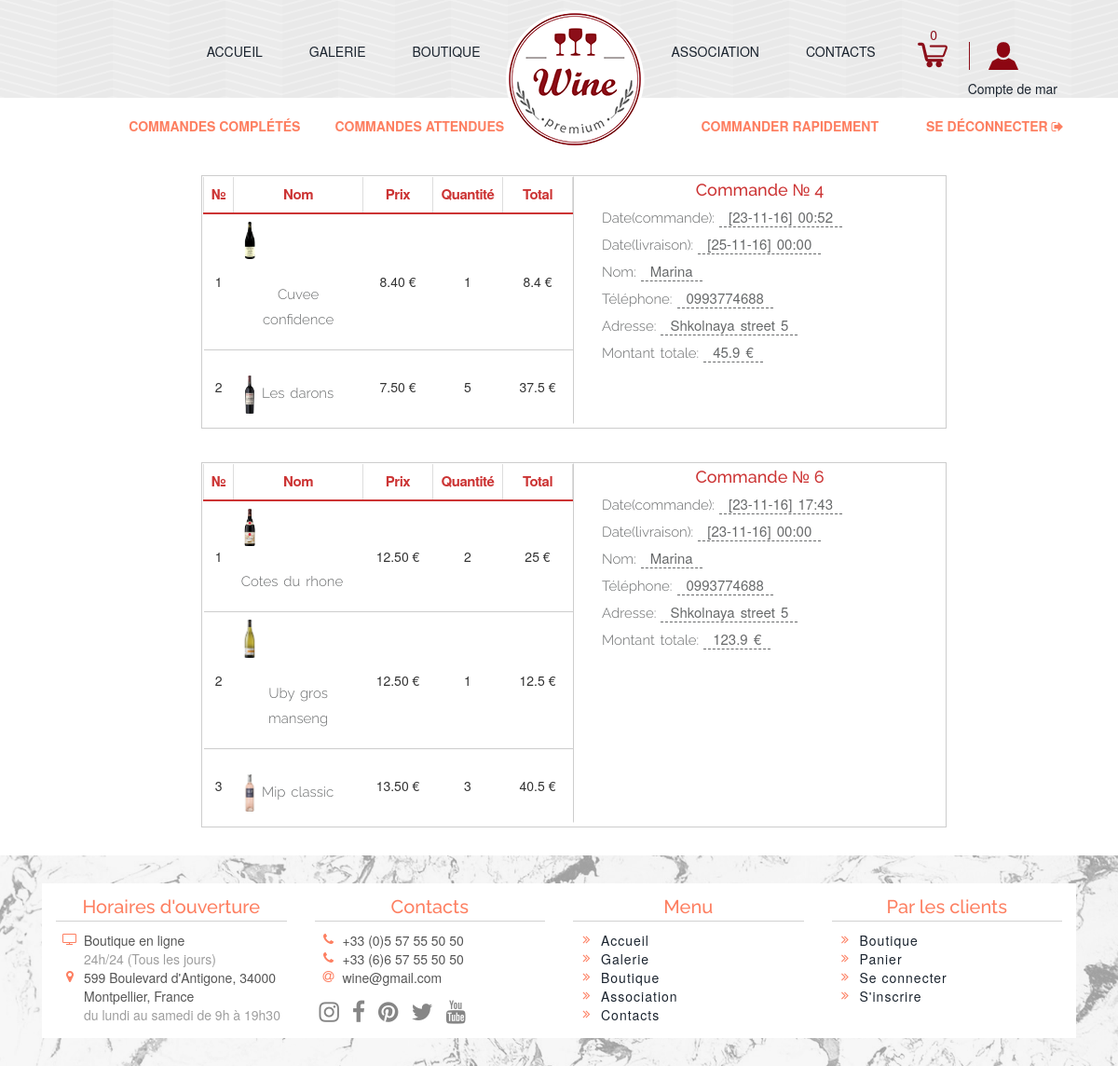
Page /account.php?action=show_orders&status=0 (signed in) on the committed database.
### tables this page shows
CREATE TABLE IF NOT EXISTS `orders` (
  `id_order` int(4) NOT NULL AUTO_INCREMENT,
  `id_client` int(4) NOT NULL,
  `date_create` date NOT NULL,
  `time_create` time NOT NULL,
  `date_delivery` date NOT NULL,
  `time_delivery` time DEFAULT NULL,
  `suggestions` text,
  `status` tinyint(1) NOT NULL DEFAULT '0',
  PRIMARY KEY (`id_order`),
  KEY `fk_client_id` (`id_client`)
);

CREATE TABLE IF NOT EXISTS `cart_items` (
  `id_item` int(4) NOT NULL AUTO_INCREMENT,
  `id_order` int(4) NOT NULL,
  `id_wine` int(4) NOT NULL,
  `quantity` int(4) NOT NULL,
  PRIMARY KEY (`id_item`),
  KEY `fk_wine_id` (`id_wine`),
  KEY `fk_order_id` (`id_order`)
);

CREATE TABLE IF NOT EXISTS `wines` (
  `id_wine` int(4) NOT NULL AUTO_INCREMENT,
  `name` varchar(50) NOT NULL,
  `price` decimal(5,2) NOT NULL,
  `id_type` int(4) NOT NULL,
  `id_color` int(4) NOT NULL,
  `id_country` int(4) NOT NULL,
  `id_size` int(4) NOT NULL,
  `date` int(4) NOT NULL,
  `image` varchar(50) NOT NULL,
  PRIMARY KEY (`id_wine`),
  KEY `fk_id_color` (`id_color`),
  KEY `fk_id_country` (`id_country`),
  KEY `fk_id_size` (`id_size`),
  KEY `fk_id_type` (`id_type`)
);

CREATE TABLE IF NOT EXISTS `clients` (
  `id_client` int(4) NOT NULL AUTO_INCREMENT,
  `name` varchar(50) NOT NULL,
  `phone` varchar(50) NOT NULL,
  `email` varchar(50) DEFAULT NULL,
  `address` varchar(50) DEFAULT NULL,
  `id_user` int(4) DEFAULT NULL,
  PRIMARY KEY (`id_client`),
  KEY `fk_id_user` (`id_user`)
);

### includes/functions.inc.php (called while the page is built, shortened)
<?php
include('includes/connect.inc.php');
$connect = new PDO("mysql:host=$host; dbname=$dbname", $login, $password);
if(!empty($_GET["action"])) {
    switch($_GET["action"]) {
        case "show_orders":
            return showOrders($connect);
        break;
    }
}
function resultArray($result) {
    $res_array = array();
    $count = 0;
    while($row = $result->fetch(PDO::FETCH_NUM)) {
        $res_array[$count] = $row;
        $count++;
    }
    return $res_array;
}
function getClient($connect) {
    $query = 'SELECT c.id_client id_client, c.name name, c.phone phone, c.address address FROM clients c '
        .'LEFT JOIN users u ON c.id_user = u.id_user WHERE u.username = "'.$_SESSION["username"].'"';
    $result = $connect->query($query);
    while($row = $result->fetch(PDO::FETCH_ASSOC)) {
        $client_info = $row;
    }
    return $client_info;
}
function showOrders($connect) {
    $client = getClient($connect);
    $id_client = $client['id_client'];
    $query = 'SELECT o.id_order id_order, CONCAT(DATE_FORMAT(o.date_create,"%d-%m-%y"), "] ",'
        .'DATE_FORMAT(o.time_create,"%H:%i")) AS date_create, CONCAT(DATE_FORMAT(o.date_delivery,"%d-%m-%y"), "] ",'
        .'DATE_FORMAT(o.time_delivery,"%H:%i")) AS date_delivery FROM orders o '
        .'LEFT JOIN clients c ON o.id_client = c.id_client WHERE c.id_client = '.$id_client.' AND o.status = '.$_GET['status'].'';
    $result = $connect->query($query);
    $result = resultArray($result);
    return $result;
}
function showCarts($connect) {
    $query = 'SELECT c.id_order id_order, w.image image, w.name name, w.price, c.quantity quantity FROM cart_items c '
        .'LEFT JOIN orders o ON c.id_order = o.id_order '
        .'LEFT JOIN wines w ON c.id_wine = w.id_wine';
    $result = $connect->query($query);
    $result = resultArray($result);
    return $result;
}
?>

### account.php (the view, shortened to what this page needs)
<?php
    include('includes/functions.inc.php');
?>
<!DOCTYPE HTML>
<html>
<head>
    <link rel="stylesheet" href="css/bootstrap.css" type="text/css">
    <link rel='stylesheet prefetch' href='https://cdnjs.cloudflare.com/ajax/libs/font-awesome/4.7.0/css/font-awesome.css'>
    <link rel="stylesheet" href="css/style.css" type="text/css">
</head>
<body>
    <header>
        <?php require('header.php'); ?>
    </header>
    <div class="account-bg container-fluid">
        <div class="account">
            <a class="link col-md-2" href="account.php?action=show_orders&status=1" >Commandes complétés</a>
            <a class="link col-md-2" href="account.php?action=show_orders&status=0">Commandes attendues</a>
            <a class="link col-md-2 col-md-offset-2" href="order.php">Commander rapidement</a>
            <a class="link col-md-2" href="account.php?action=logout">Se déconnecter <i class="fa fa-sign-out" aria-hidden="true"></i></a>
        </div>
        <?php
        if(!isset($_GET['status'])) {
            echo "";
        } else {
        $orders = showOrders($connect);
        if(!empty($orders)) {
            $client = getClient($connect);
            $name = $client['name'];
            $phone = $client['phone'];
            $address = $client['address'];
            foreach($orders as $order) {
                $id_order = $order[0];
                $carts = showCarts($connect);
            ?>
            <div class="row">
                <div class="order-account col-md-8">
                    <table class="order-table order-table-account table">
                        <thead>
                            <tr>
                                <th>№</th>
                                <th>Nom</th>
                                <th>Prix</th>
                                <th>Quantité</th>
                                <th>Total</th>
                            </tr>
                        </thead>
                        <tbody>
                           <?php
                            $i=0;
                            foreach($carts as $k=>$cart) {
                                $cart_id_order = $cart[0];
                                $image = $cart[1];
                                $name_wine = $cart[2];
                                $price = $cart[3];
                                $quantity = $cart[4];
                                $total_price = $price * $quantity;
                                if ($cart_id_order == $id_order) {
                                    $i++;
                                    $total+=$total_price;
                                    echo
                                    '<tr>
                                        <td>'.$i.'</td>
                                        <td>
                                            <img src="img/items/'.$image.'" alt=""/>
                                           <p>'.$name_wine.'</p>
                                        </td>
                                        <td>'.$price.' €</td>
                                        <td>'.$quantity.'</td>
                                        <td>'.$total_price.' €</td>
                                    </tr>';
                                }
                            } ?>
                        </tbody>
                    </table>
                <div class="order-info col-md-6">
                    <h2><?php echo "Commande № ".$order[0]; ?></h2>
                    <p>Date(commande):<span><?php echo "[".$order[1]; ?></span></p>
                    <p>Date(livraison):<span><?php echo "[".$order[2]; ?></span></p>
                    <p>Nom:<span><?php echo $name; ?></span></p>
                    <p>Téléphone:<span><?php echo $phone; ?></span></p>
                    <p>Adresse:<span><?php echo $address; ?></span></p>
                    <p>Montant totale:<span><?php echo $total; ?> €</span></p>
                </div>
                </div>
            </div>
            <?php  }
            } else {
            echo "<div class='no-items'><p>Vous n'avez pas encore des commandes.</p>
            <a href='shop.php'>Visitez la boutique</a></div>";
            }
        }?>
    </div>
</body>
    <footer>
    </footer>
</html>

### css/style.css (style rules this page uses)
a, input[type=submit] { -webkit-transition: all .25s ease; -moz-transition: all .25s ease; -ms-transition: all .25s ease; -o-transition: all .25s ease; transition: all .25s ease; }
p { text-align: center; font-size: 18px; color: #686A6B; font-weight: 300; word-spacing: 2px; line-height: 1.8em; margin-top: 25px; font-family: 'Raleway', sans-serif; }
h2 { text-align: center; font-family: 'Grand Hotel', cursive; color: #8c0e19; font-size: 55px; margin: 20px; }
header { background-image: url(../img/pattern.png); }
.footer-bg { background: url(../img/footer.jpg) no-repeat top center #f4f5fc; -webkit-background-size: cover; -moz-background-size: cover; -o-background-size: cover; background-size: cover; position: relative; }
.footer { max-width: 1110px; margin: 30px auto; position: relative; background-color: #fff; color: #555; }
.footer h6 { font-size: 20px; text-align: center; border-bottom: 1px solid #d2d2d2; color: #fd7f61; line-height: 30px; font-family: 'Raleway', sans-serif; }
.footer-menu { letter-spacing: 1px; }
.footer-hours .text { color: #9e9e9e; }
.fa { color: #FD7F61; }
.fa-social { font-size: 25px; color: #868686; }
.footer-social { margin: 15px 0; }
.footer-social li a { color: #868686; }
.table > tbody > tr > td { vertical-align: middle; text-align: center; }
.table > tbody > tr > td:nth-child(2) { text-align: left; }
.order-table { border: 1px solid #cdcdcd; width: 95%; }
.order-table > thead > tr > th { border-bottom: 2px solid #cc3434; color: #cc3434; font-size: 15px; letter-spacing: -0.5px; text-align: center; }
.order-table td:nth-child(3), .order-table td:nth-child(4), .order-table td:nth-child(5) { width: 75px; }
.order-table img { width: 15%; display: inline-block; }
.order-table > tbody > tr > td { border: none; border-bottom: 1px solid #cdcdcd; }
.order-table p { display: inline-block; font-size: 15px; color: #686A6B; font-weight: 300; word-spacing: 2px; font-family: 'Raleway', sans-serif; }
.account-bg { min-height: 500px; margin-bottom: 30px; }
.account { margin: 1% 0 0 9%; }
.link { height: 35px; text-decoration: none; cursor: pointer; color: #fd7f61; text-transform: uppercase; font-weight: 600; width: 220px; padding: 8px 0 0 0; text-align: center; }
.order-account { border: 1px solid #cdcdcd; padding: 0; margin: auto 18%; margin-top: 3%; }
.order-info { display: inline-block; position: relative; float: right; margin: 0px; padding: 0px; min-height: 200px; }
.order-info h2 { font-family: "Raleway", sans-serif; color: #CC3434; font-size: 18px; margin: 5px auto; }
.order-info p { margin: 0 0 0 30px; font-size: 15px; text-align: left; }
.order-info p span { border-bottom: 1px dashed; margin: 0 0 0 5px; padding: 0 10px; font-family: "Helvetica Neue", Arial, sans-serif; }
.order-table-account { position: relative; display: inline-block; width: 50%; border: 1px solid white; border-right: 1px solid #cdcdcd; margin: 0; min-height: 200px; }
.order-table-account tr:last-child td { border-bottom: none; }
.order-table-account img { width: 15%; display: inline-block; }

### rows in the picture
orders: id_order "4", order "23-11-16] 00:52", order "25-11-16] 00:00", id_client.name "Marina", id_client.phone "0993774688", id_client.address "Shkolnaya street 5", total "45.9"
cart_items: id_wine.image (picture), id_wine.name "Cuvee confidence", id_wine.price "8.40", quantity "1", total_price "8.4"
cart_items: id_wine.image (picture), id_wine.name "Les darons", id_wine.price "7.50", quantity "5", total_price "37.5"
orders: id_order "6", order "23-11-16] 17:43", order "23-11-16] 00:00", id_client.name "Marina", id_client.phone "0993774688", id_client.address "Shkolnaya street 5", total "123.9"
cart_items: id_wine.image (picture), id_wine.name "Cotes du rhone", id_wine.price "12.50", quantity "2", total_price "25"
cart_items: id_wine.image (picture), id_wine.name "Uby gros manseng", id_wine.price "12.50", quantity "1", total_price "12.5"
cart_items: id_wine.image (picture), id_wine.name "Mip classic", id_wine.price "13.50", quantity "3", total_price "40.5"

### other values in the picture
count($_SESSION["cart_item"]) "0"
$_SESSION['username'] "mar"
